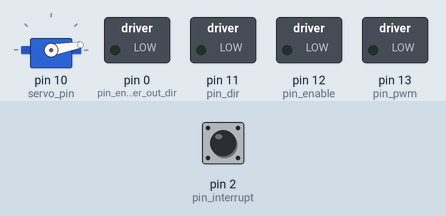
This sketch was run on a simulated Arduino Nano, built with avr-gcc and run on an emulated ATmega328P. On the bench: servo, switched loads named in the sketch (green lamp = pin HIGH). The inputs (shaded band) are chosen by the test bench; at power-on: pin 2 (pin_interrupt) LOW.

Above: at 0.1 s.
Timing chart, 0 to 1.6 s (numbered marks = the images above):
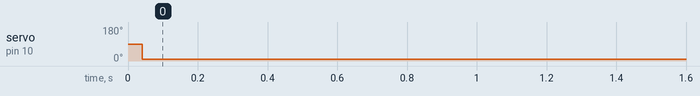

The sketch:

nano_working.ino
```cpp
// for nano
#include <Arduino.h>
#include <Servo.h>

// configs
#define debug 0

// PWM Part
#define pin_interrupt 2 // read_pin 2
long pulse_width = 0;

// Servo Part
#define servo_pin 10
Servo my_servo;
int servo_val = 0;

// dc-motor part
#define pin_dir 11
#define pin_enable 12
#define pin_pwm 13

// encoder part
#define pin_encoder_in_b_1 19 //-> 4
#define pin_encoder_in_b_2 18 //-> 5
#define pin_encoder_in_b_3 17
#define pin_encoder_in_b_4 16
#define pin_encoder_in_b_5 15
#define pin_encoder_in_b_6 14
#define pin_encoder_in_b_7 7
#define pin_encoder_in_b_8 8    //-> 11
#define pin_encoder_in_b_sign 9 // 1 is minus

#define pin_encoder_out_dir 0 // 1 is minus
int in_encoder_byte = 0;

void setup()
{
  //if (debug)
    //Serial.begin(115200);

  // PWM Part
  pinMode(pin_interrupt, INPUT);

  // Servo Part
  my_servo.attach(servo_pin);
  //pinMode(servo_pin, OUTPUT);

  // dc-motor Part
  pinMode(pin_dir, OUTPUT);
  pinMode(pin_enable, OUTPUT);
  pinMode(pin_pwm, OUTPUT);

  // encoder part
  pinMode(pin_encoder_out_dir, OUTPUT);

  pinMode(pin_encoder_in_b_1, INPUT_PULLUP);
  pinMode(pin_encoder_in_b_2, INPUT_PULLUP);
  pinMode(pin_encoder_in_b_3, INPUT_PULLUP);
  pinMode(pin_encoder_in_b_4, INPUT_PULLUP);
  pinMode(pin_encoder_in_b_5, INPUT_PULLUP);
  pinMode(pin_encoder_in_b_6, INPUT_PULLUP);
  pinMode(pin_encoder_in_b_7, INPUT_PULLUP);
  pinMode(pin_encoder_in_b_8, INPUT_PULLUP);
  pinMode(pin_encoder_in_b_sign, INPUT_PULLUP);
}

void loop()
{
  // debug
  if (debug)
    print();

  // read pulsewidth
  pulse_width = pulseIn(pin_interrupt, HIGH, 40000);

  // write to servo
  write_to_servo();
  // write to dc-motor
  write_to_dc_motor();

//  delay(100);
}

// debug mode
void print()
{
  //Serial.println(pulse_width);
}

// write to servo
void write_to_servo()
{
  //if (debug)
    //Serial.println(pulse_width);
  if (pulse_width > 1700 && pulse_width < 2000)
  {
    my_servo.write(110);
  }
  else if (pulse_width < 1300 && pulse_width > 1000)
  {
    my_servo.write(10);
  }
  else
  {
    my_servo.write(10);
  }
}

// write to dc-motor
void write_to_dc_motor()
{
  if (pulse_width > 1700 && pulse_width < 2000)
  {
    writePWM(50);
    digitalWrite(pin_dir, 1);
    digitalWrite(pin_enable, 1);
  }
  else if (pulse_width < 1300 && pulse_width > 1000)
  {
    writePWM(50);
    digitalWrite(pin_dir, 0);
    digitalWrite(pin_enable, 1);
  }
  else
  {
    writePWM(0);
    digitalWrite(pin_dir, 0);
    digitalWrite(pin_enable, 0);
  }
}

// PWM without analogWrite
void writePWM(int percent)
{
  int val = 16 * ((float)percent / 100);
  digitalWrite(pin_pwm, HIGH);
  delay(val); // 16/(percent/10)
  digitalWrite(pin_pwm, LOW);
  delay(16 - val);
}


int read_encoder_byte() {
  int return_result = 0;
  int in_byte = 0;

  int in_encoder_b1 = digitalRead(pin_encoder_in_b_1);
  int in_encoder_b2 = digitalRead(pin_encoder_in_b_2);
  int in_encoder_b3 = digitalRead(pin_encoder_in_b_3);
  int in_encoder_b4 = digitalRead(pin_encoder_in_b_4);
  int in_encoder_b5 = digitalRead(pin_encoder_in_b_5);
  int in_encoder_b6 = digitalRead(pin_encoder_in_b_6);
  int in_encoder_b7 = digitalRead(pin_encoder_in_b_7);
  int in_encoder_b8 = digitalRead(pin_encoder_in_b_8);
  int in_encoder_b_sign = digitalRead(pin_encoder_in_b_sign);

  //  in_byte = in_b8*128 + in_b7*64 + in_b6*32 + in_b5*16 + in_b4*8 + in_b3*4 + in_b2*2 + in_b1; // between 0 -> 15
  bitWrite(in_byte, 0, in_encoder_b1);
  bitWrite(in_byte, 1, in_encoder_b2);
  bitWrite(in_byte, 2, in_encoder_b3);
  bitWrite(in_byte, 3, in_encoder_b4);
  bitWrite(in_byte, 4, in_encoder_b5);
  bitWrite(in_byte, 5, in_encoder_b6);
  bitWrite(in_byte, 6, in_encoder_b7);
  bitWrite(in_byte, 7, in_encoder_b8);

  Serial.print(in_encoder_b8);
  Serial.print(in_encoder_b7);
  Serial.print(in_encoder_b6);
  Serial.print(in_encoder_b5);
  Serial.print(in_encoder_b4);
  Serial.print(in_encoder_b3);
  Serial.print(in_encoder_b2);
  Serial.print(in_encoder_b1);
  Serial.print(" ");

  Serial.print(in_encoder_b_sign);

  if (in_encoder_b_sign) {
    //Serial.print("putting MINUS on in_byte bc pin is: ");
    //Serial.println(in_encoder_b_sign);
    return_result = -in_byte;
  }
  else {
    //Serial.print("putting PLUS on in_byte bc pin is: ");
    //Serial.println(in_encoder_b_sign);
    return_result = in_byte;
  }

  return return_result;
}
```

Measured:
- by itself, servo on pin 10 (servo_pin): 90° → 10° at 0.04 s
